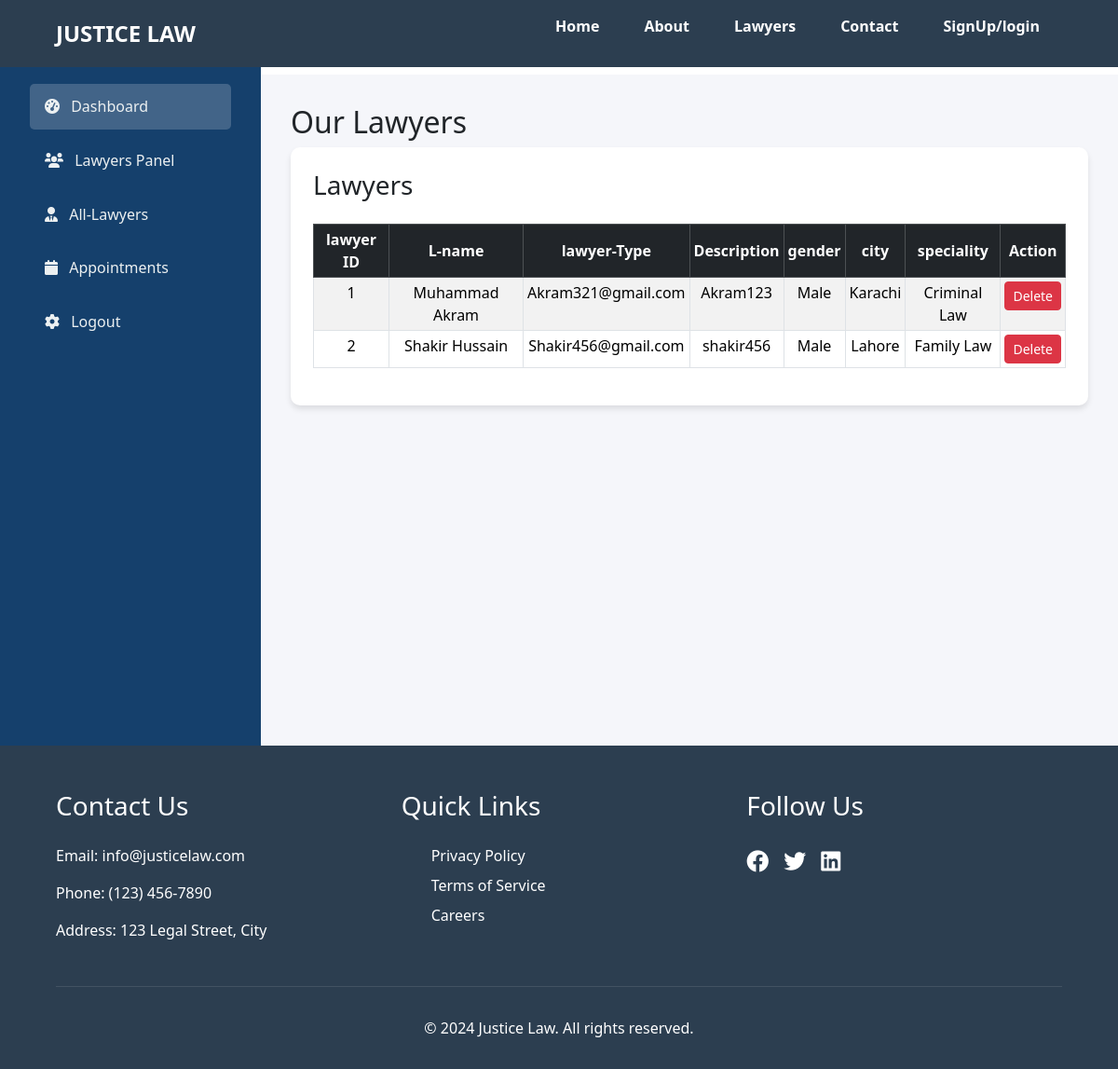
Before: /admin-lawyers.php (signed in) with the older database file.
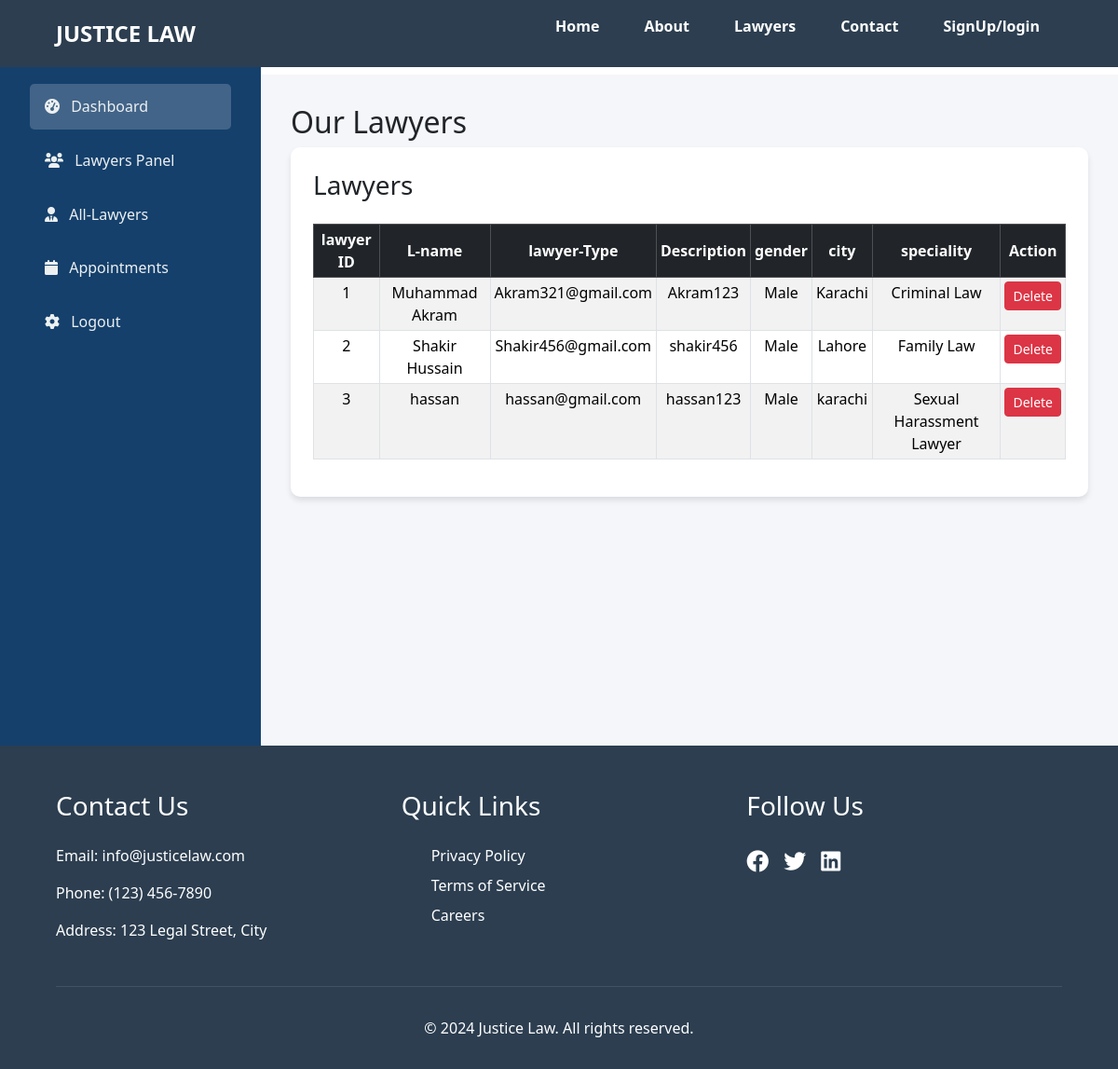
After: the same page with the newer database file.
### tables this page shows
CREATE TABLE `lawyers` (
  `id` int(11) NOT NULL,
  `name` varchar(100) DEFAULT NULL,
  `email` varchar(100) DEFAULT NULL,
  `gender` varchar(20) DEFAULT NULL,
  `city` varchar(100) DEFAULT NULL,
  `password` varchar(100) DEFAULT NULL,
  `specialty` varchar(100) DEFAULT NULL,
  `experience` int(11) DEFAULT NULL,
  `photo` varchar(255) DEFAULT NULL
);

### admin-lawyers.php (the view, shortened to what this page needs)
<!DOCTYPE html>
<html lang="en">
<head>
    <link href="https://cdn.jsdelivr.net/npm/bootstrap@5.3.2/dist/css/bootstrap.min.css" rel="stylesheet">
    <link href="https://cdnjs.cloudflare.com/ajax/libs/font-awesome/6.0.0/css/all.min.css" rel="stylesheet">
</head>
<body>
    <?php include 'navbar.php' ?>
    <div class="admin-container">
        <div class="admin-sidebar">
            <h3 class="mb-4">VIP Admin</h3>
            <nav>
                <a href="admin-panel.php" class="nav-link active">
                    <i class="fas fa-tachometer-alt me-2"></i>
                    <span>Dashboard</span>
                </a>
                <a href="lawyer-dashboard.php" class="nav-link">
                    <i class="fas fa-users me-2"></i>
                    <span>Lawyers Panel</span>
                </a>
                <a href="admin-lawyers.php" class="nav-link">
                    <i class="fas fa-user-tie me-2"></i>
                    <span>All-Lawyers</span>
                </a>
                <a href="appointments.php" class="nav-link">
                    <i class="fas fa-calendar me-2"></i>
                    <span>Appointments</span>
                </a>
                <a href="admin-logout.php" class="nav-link">
                    <i class="fas fa-cog me-2"></i>
                    <span>Logout</span>
                </a>
            </nav>
        </div>
        <div class="admin-content">
        <h2>Our Lawyers</h2>
        <div class="vip-table">
               <h3 class="mb-4">Lawyers</h3>
               <table class="table table-striped table-bordered table-hover table-responsive table-sm">
                   <thead class="table-dark text-center align-middle ">
                       <tr>
                           <th>lawyer ID</th>
                           <th>L-name</th>
                           <th>lawyer-Type</th>
                           <th>Description</th>
                           <th>gender</th>
                           <th>city</th>
                           <th>speciality</th>
                           <th>Action</th>
                       </tr>
                   </thead>
                   <tbody class="text-center">
                       <?php
                       include 'dbconnect.php';
                       $query = "SELECT * FROM lawyers";
                       $result = mysqli_query($conn, $query);
                       while ($row = mysqli_fetch_assoc($result)) {
                       ?>
                       <tr>
                           <td><?php echo $row['id']; ?></td>
                           <td><?php echo $row['name']; ?></td>
                           <td><?php echo $row['email']; ?></td>
                           <td><?php echo $row['password']; ?></td>
                           <td><?php echo $row['gender']; ?></td>
                           <td><?php echo $row['city']; ?></td>
                           <td><?php echo $row['specialty']; ?></td>
                           <td>
                               <a href="delete-case.php?id=<?php echo $row['id']; ?>"
                                   class="btn btn-sm btn-danger"
                                   onclick="return confirm('Are you sure you want to delete this data?');">
                                   Delete
                               </a>
                           </td>
                       </tr>
                       <?php
                   }
                   ?>
               </tbody>
               </table>
           </div>
        </div>
    </div>
    <?php include 'footer.php' ?>
</body>
</html>

### navbar.php (shortened to what this page needs)
<!DOCTYPE html>
<html lang="en">
<head>
  <link rel="stylesheet" href="navbar.css">
</head>
<body>
  <header>
    <nav class="navbar">
        <div class="logo">JUSTICE LAW</div>
        <ul class="nav-links">
            <li><a href="index.php">Home</a></li>
            <li><a href="about.php">About</a></li>
            <li><a href="all-lawyers.php">Lawyers</a></li>
            <li><a href="content.php">Contact</a></li>
            <li><a href="user-signup.php">SignUp/login</a></li>
        </ul>
    </nav>
  </header>
</body>
</html>

### footer.php
<link rel="stylesheet" href="footer.css">
<footer>
        <div class="footer-content">
            <div class="footer-section">
                <h3>Contact Us</h3>
                <p>Email: info@justicelaw.com</p>
                <p>Phone: (123) 456-7890</p>
                <p>Address: 123 Legal Street, City</p>
            </div>
            <div class="footer-section">
                <h3>Quick Links</h3>
                <ul>
                    <li><a href="#privacy">Privacy Policy</a></li>
                    <li><a href="#terms">Terms of Service</a></li>
                    <li><a href="#careers">Careers</a></li>
                </ul>
            </div>
            <div class="footer-section">
                <h3>Follow Us</h3>
                <div class="social-icons">
                    <a href="#"><i class="fab fa-facebook"></i></a>
                    <a href="#"><i class="fab fa-twitter"></i></a>
                    <a href="#"><i class="fab fa-linkedin"></i></a>
                </div>
            </div>
        </div>
        <div class="footer-bottom">
            <p>&copy; 2024 Justice Law. All rights reserved.</p>
        </div>
    </footer>

### navbar.css (style rules this page uses)
.navbar { background-color: #2c3e50; padding: 1rem 5%; display: flex; justify-content: space-between; align-items: center; position: fixed; width: 100%; z-index: 1000; }
.logo { color: white; font-size: 1.5rem; font-weight: bold; }
.nav-links { display: flex; list-style: none; }
.nav-links li a { color: white; text-decoration: none; font-weight: bold; padding: 0 1.5rem; transition: color 0.3s; }

### footer.css (style rules this page uses)
footer { background-color: #2c3e50; color: white; padding: 3rem 5% 1rem; }
.footer-content { display: flex; justify-content: space-between; flex-wrap: wrap; gap: 2rem; }
.footer-section { flex: 1; min-width: 250px; }
.footer-section h3 { margin-bottom: 1.5rem; }
.footer-section ul { list-style: none; }
.footer-section ul li { margin-bottom: 0.5rem; }
.footer-section a { color: white; text-decoration: none; }
.social-icons { display: flex; gap: 1rem; }
.social-icons a { font-size: 1.5rem; }
.footer-bottom { text-align: center; margin-top: 2rem; padding-top: 2rem; border-top: 1px solid rgba(255,255,255,0.1); }

### admin-lawyers.php (style rules this page uses)
:root { --primary-color: #15406cff; --secondary-color: #1a426bff; --accent-color: #3498db; --text-light: #ecf0f1; }
.admin-container { display: flex; min-height: 100vh; }
.admin-sidebar { width: 280px; background: var(--primary-color); padding: 2rem; color: var(--text-light); }
.admin-content { flex: 1; padding: 2rem; margin-top: 80px; background: #f5f6fa; }
.active { background: #f5f6fa33; }
.vip-table { background: white; border-radius: 10px; box-shadow: 0 4px 6px rgba(0,0,0,0.1); padding: 1.5rem; }
.nav-link { color: var(--text-light); padding: 0.8rem 1rem; margin: 0.5rem 0; border-radius: 5px; transition: all 0.3s ease; }

Changed rows visible on the page:
added lawyers: id "3", name "hassan", email "hassan@gmail.com", password "hassan123", gender "Male", city "karachi", specialty "Sexual Harassment Lawyer"
